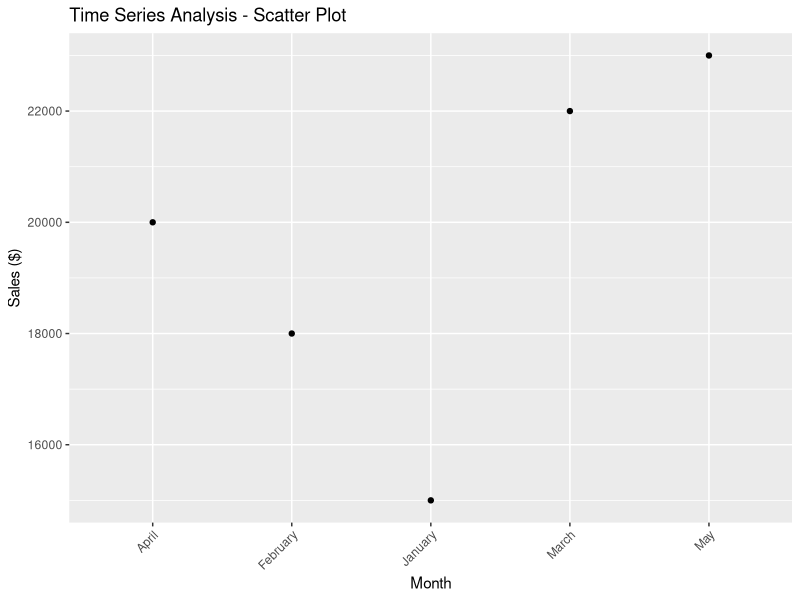
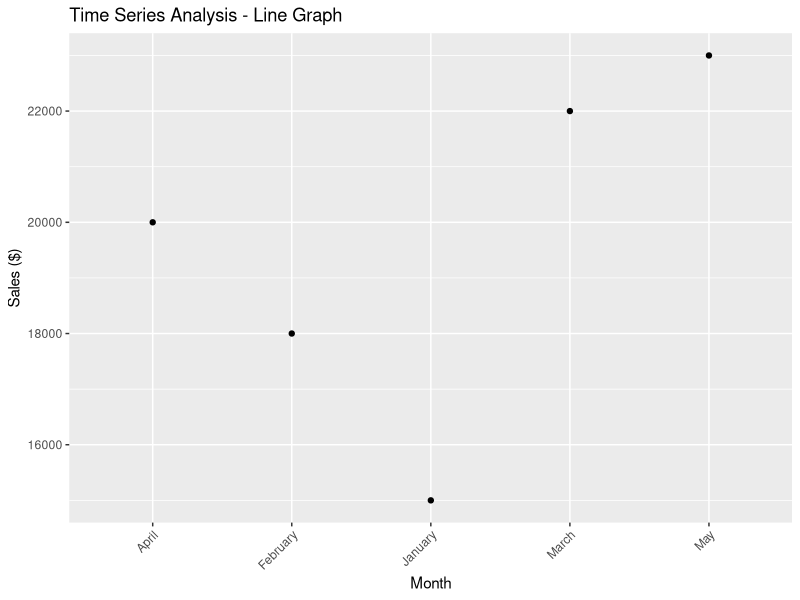

These figures' R source, in order:
# Load necessary libraries
library(ggplot2)

# Create the data table
data <- data.frame(
  Month = c("January", "February", "March", "April", "May"),
  Sales = c(15000, 18000, 22000, 20000, 23000)
)

# Print the data table
print(data)

# Create a Scatter Plot
scatter_plot <- ggplot(data, aes(x = Month, y = Sales)) +
  geom_point() +
  labs(title = "Time Series Analysis - Scatter Plot", x = "Month", y = "Sales ($)") +
  theme(axis.text.x = element_text(angle = 45, hjust = 1))

# Create a Line Graph
line_graph <- ggplot(data, aes(x = Month, y = Sales)) +
  geom_line() +
  geom_point() +
  labs(title = "Time Series Analysis - Line Graph", x = "Month", y = "Sales ($)") +
  theme(axis.text.x = element_text(angle = 45, hjust = 1))

# Display the plots
print(scatter_plot)
print(line_graph)
